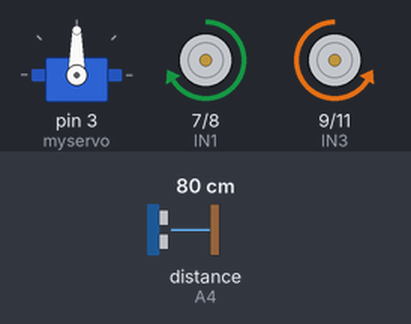
Simulated run of this sketch. Board: Arduino Uno, built with avr-gcc and run on an emulated ATmega328P. On the bench: servo, motor-driver pin pairs drawn as motors (green arrow = first pin HIGH = forward, orange = second pin HIGH = backward, longer = more drive, scaled by the enable pin). Wiring (inferred from the names in the program): ultrasonic range finder: trigger A5; echo A4. Inputs (shaded band) come from the test bench; at power-on: distance to the obstacle (sensor on A4) 80 cm. The echo pulse lasts 58.3 µs per cm.

Above: at 1.8 s.
1.9 s: distance to the obstacle (sensor on A4) set to 24 cm
3.4 s: distance to the obstacle (sensor on A4) set to 20 cm
At 4.7 s:
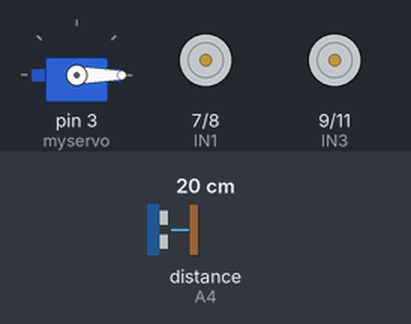
6.5 s: distance to the obstacle (sensor on A4) set to 35 cm
At 9.1 s:
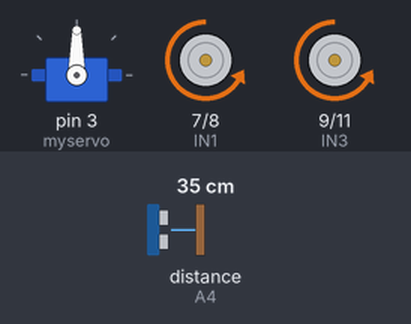
9.6 s: distance to the obstacle (sensor on A4) set to 2 cm
At 12.6 s:
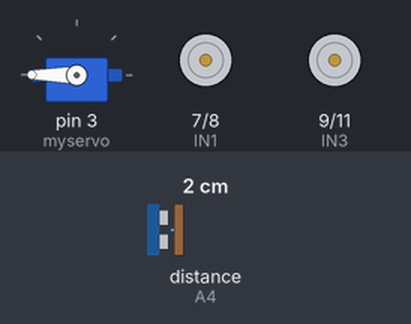
12.7 s: distance to the obstacle (sensor on A4) set to 60 cm
At 14.6 s:
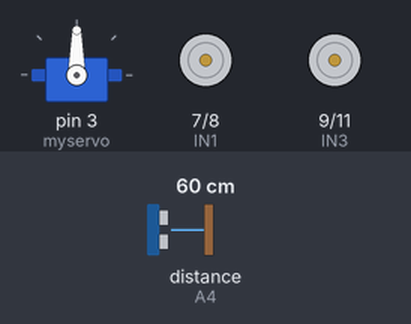
Timing chart, 0 to 16.8 s (numbered marks = the images above; inputs shaded):
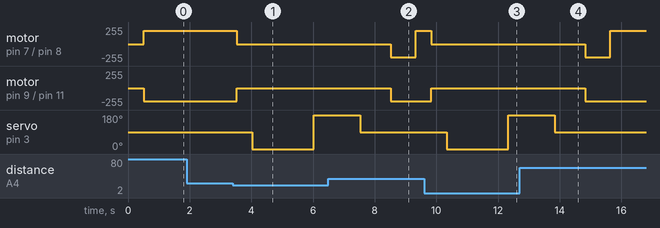

Measured:
- the behaviour switches between 22 and 21 cm on distance to the obstacle (sensor on A4) (found by bisection; images 0 and 1)
- after the input at 1.9 s, every drawn part: stays the same
- after the input at 3.4 s, motor on pin 7 (IN1) / pin 8 (IN2): forward 200/255 → stopped after 0.12 s; motor on pin 9 (IN3) / pin 11 (IN4): backward 200/255 → stopped after 0.12 s; servo on pin 3 (myservo): 90° → 0° after 0.62 s, → 180° 2.0 s later
- after the input at 6.5 s, motor on pin 9 (IN3) / pin 11 (IN4): stopped → backward 200/255 after 2.0 s
- after the input at 9.6 s, motor on pin 7 (IN1) / pin 8 (IN2): forward 200/255 → stopped after 0.23 s; motor on pin 9 (IN3) / pin 11 (IN4): backward 200/255 → stopped after 0.23 s; servo on pin 3 (myservo): 90° → 0° after 0.73 s, → 180° 2.0 s later
- after the input at 12.7 s, servo on pin 3 (myservo): goes on until 13.8 s, then stays 90°

The sketch:

Obstacle_Avoidance.ino
```cpp
//

#include <Servo.h>  //servo library
Servo myservo;      // create servo object to control servo

int Echo = A4;
int Trig = A5;

#define ENB 5
#define IN1 7
#define IN2 8
#define IN3 9
#define IN4 11
#define ENA 6
#define carSpeed 200

int rightDistance = 0, leftDistance = 0, middleDistance = 0;

void forward(){
  analogWrite(ENA, carSpeed);
  analogWrite(ENB, carSpeed);
  digitalWrite(IN1, HIGH);
  digitalWrite(IN2, LOW);
  digitalWrite(IN3, LOW);
  digitalWrite(IN4, HIGH);
}

void back() {
  analogWrite(ENA, carSpeed);
  analogWrite(ENB, carSpeed);
  digitalWrite(IN1, LOW);
  digitalWrite(IN2, HIGH);
  digitalWrite(IN3, HIGH);
  digitalWrite(IN4, LOW);
}

void left() {
  analogWrite(ENA, carSpeed);
  analogWrite(ENB, carSpeed);
  digitalWrite(IN1, LOW);
  digitalWrite(IN2, HIGH);
  digitalWrite(IN3, LOW);
  digitalWrite(IN4, HIGH);
}

void right() {
  analogWrite(ENA, carSpeed);
  analogWrite(ENB, carSpeed);
  digitalWrite(IN1, HIGH);
  digitalWrite(IN2, LOW);
  digitalWrite(IN3, HIGH);
  digitalWrite(IN4, LOW);
}

void halt() {
  digitalWrite(ENA, LOW);
  digitalWrite(ENB, LOW);
}

//Ultrasonic distance measurement
int getDistance() {
    //set trig pin to low for 2 microsec to clear it
    digitalWrite(Trig, LOW);
    delayMicroseconds(2);

    //emit ultrasound for 10 microsec
    digitalWrite(Trig, HIGH);
    delayMicroseconds(10);
    digitalWrite(Trig, LOW);

    //measure the time (in microsec) that echo reads high. this is the time between when the wave was sent vs received.
    int echoTime = pulseIn(Echo, HIGH);

    int distance = echoTime * 0.017; // 0.017 = 0.034 /2... 340 m/s (speed of sound) - > 0.034 cm / microsec and divide by 2 to account for 2 way travel

    return distance; // returns distance in centimeters
}

void setup() {
  myservo.attach(3);  // attach servo on pin 3 to servo object
  Serial.begin(9600);
  pinMode(Echo, INPUT);
  pinMode(Trig, OUTPUT);
  pinMode(IN1, OUTPUT);
  pinMode(IN2, OUTPUT);
  pinMode(IN3, OUTPUT);
  pinMode(IN4, OUTPUT);
  pinMode(ENA, OUTPUT);
  pinMode(ENB, OUTPUT);
  halt();
}

void loop() {
    myservo.write(90);  //set servo position - sensor facing forward
    delay(500);
    middleDistance = getDistance(); //obtain distance of objects in front

    if(middleDistance <= 20) { //if object in front is near, stop, then "look" to the right, then left
      halt();
      delay(500);
      myservo.write(0);
      delay(1000);
      rightDistance = getDistance();
      delay(1000);
      myservo.write(180);
      delay(1000);
      leftDistance = getDistance();

      delay(500);
      myservo.write(90);
      delay(1000);

      if ((rightDistance >= 20) || (leftDistance >= 20)){ //if either left or right distance is larger than 20 cm
        if(rightDistance > leftDistance) { //if the object to the right is farther, turn right for 360 ms
          right();
          delay(300);
        }
        else if(rightDistance <= leftDistance) { //if the object to the left is farther, turn left
          left();
          delay(300);
        }
      }
      else { //if there are objects on both sides (and in front), go backward for 180 ms
        back();
        delay(600);
      }
    }
    else {
        forward(); //if no object is near the front, continue forward
    }
}
```
